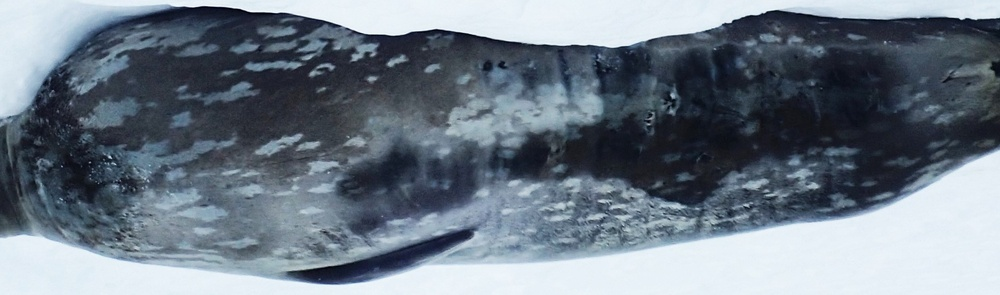
#> input picture images/test1.jpg, 1000 x 295 px, shrunk from 2521 x 744 before the run, found by its file name
$ python 3dseal.py   (older library calls are emulated)
#> lines starting #> are read from the running program, lines starting #| are printed output that depends on the picture; after the words box and inside, x2 and y2 are one past the last pixel; in counts of white or black regions, pixels touching at a corner belong together
# -*- coding: utf-8 -*-
"""
Created on Sun Jul 17 14:42:11 2016

@author: Okokoko
"""

import cv2
import numpy as np
import matplotlib.pyplot as plt
from scipy import misc, ndimage
from skimage.feature import peak_local_max
from skimage.morphology import watershed
from skimage.color import rgb2gray


#TODO Get image path as argument from command-line
#TODO Check if file exists

# Load image as greyscale
image = cv2.imread("test1.jpg", 0)
#> image: shape (295, 1000); min 0, max 254, mean 120.1
img_copy = image[:].copy()
#input_data = cv2.imread("test2.jpg", 0)


# normalize image
var = 0
#output_data = cv2.normalize(src=input_data, dst=var, norm_type=cv2.NORM_MINMAX, alpha=0, beta=255)
output_data = image
def adjust_gamma(image, gamma=1.0):
	# build a lookup table mapping the pixel values [0, 255] to
	# their adjusted gamma values
	invGamma = 1.0 / gamma
	table = np.array([((i / 255.0) ** invGamma) * 255
		for i in np.arange(0, 256)]).astype("uint8")

	# apply gamma correction using the lookup table
	return cv2.LUT(image, table)

def auto_canny(image, sigma=0):
	# compute the median of the single channel pixel intensities
	v = np.median(image)

	# apply automatic Canny edge detection using the computed median
	lower = int(max(0, (1.0 - sigma) * v))
	upper = int(min(255, (1.0 + sigma) * v))
	edged = cv2.Canny(image, lower, upper)

	# return the edged image
	return edged


adjusted = adjust_gamma(output_data, gamma=2)


#sobelx = cv2.Sobel(output_data,cv2.CV_64F,1,0,ksize=5)
sobely = cv2.Sobel(output_data,cv2.CV_64F,0,1,ksize=5)
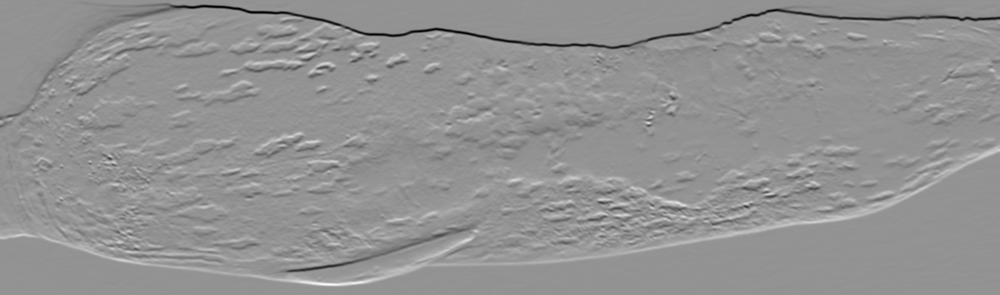
#> sobely: shape (295, 1000) float64; min -11485, max 8446, mean 1.3; drawn with min black and max white
#laplacian = cv2.Laplacian(output_data,cv2.CV_64F)
#sobeladj = cv2.Sobel(adjusted,cv2.CV_64F,0,1,ksize=25)
canny = auto_canny(output_data)
#> in auto_canny, `v = np.median(image)`: v = 97
#> in auto_canny, `edged = cv2.Canny(image, lower, upper)`:
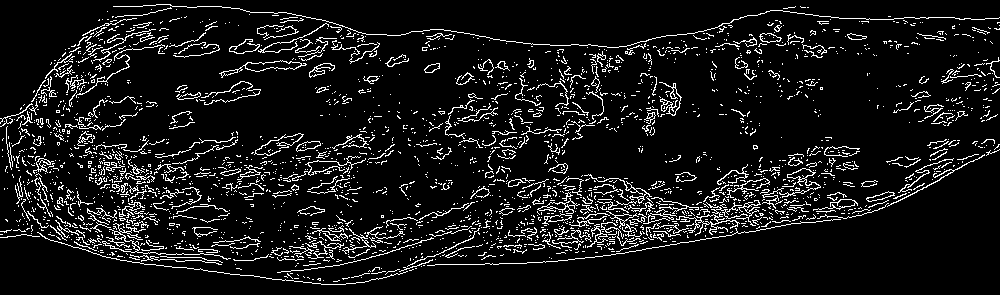
#> edged: shape (295, 1000); 8.9% white in thin lines or dots
adpt = cv2.adaptiveThreshold(output_data,255,cv2.ADAPTIVE_THRESH_MEAN_C,\
            cv2.THRESH_BINARY,11,2)
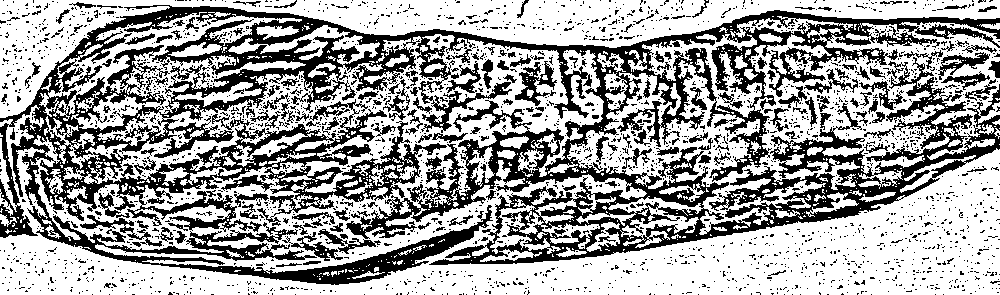
#> adpt: shape (295, 1000); 62.9% white; 2457 black regions (2269 under 20 px), largest, box (x1, y1, x2, y2) and area: (0, 5, 1000, 285) 83628, (257, 121, 447, 226) 3696, (515, 61, 557, 106) 740

gray = rgb2gray(image)
adpt = cv2.adaptiveThreshold(gray,255,cv2.ADAPTIVE_THRESH_MEAN_C,\
            cv2.THRESH_BINARY,11,2)
thresh = cv2.threshold(gray, 100, 255, cv2.THRESH_BINARY)[1]
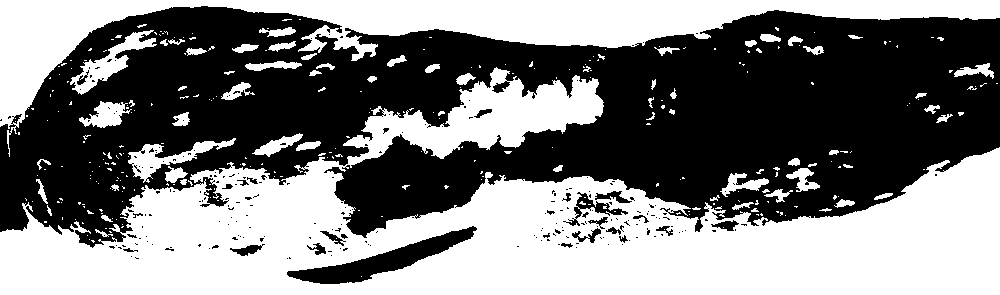
#> thresh: shape (295, 1000); 48.7% white; 305 white regions (239 under 20 px), largest, box (x1, y1, x2, y2) and area: (0, 67, 1000, 295) 101549, (0, 0, 1000, 157) 31469, (70, 30, 157, 95) 1545
D = ndimage.distance_transform_edt(adpt)
localMax = peak_local_max(D, indices=False, min_distance=30,
	labels=thresh)
#> localMax: shape (295, 1000) bool; 0.02% white in thin lines or dots, all inside (x1, y1, x2, y2) = (39, 30, 968, 265)

# perform a connected component analysis on the local peaks,
# using 8-connectivity, then appy the Watershed algorithm
markers = ndimage.label(localMax, structure=np.ones((3, 3)))[0]
#> markers: shape (295, 1000) int32; 59 distinct labels, from 0 to 58
labels = watershed(-D, markers, mask=thresh)
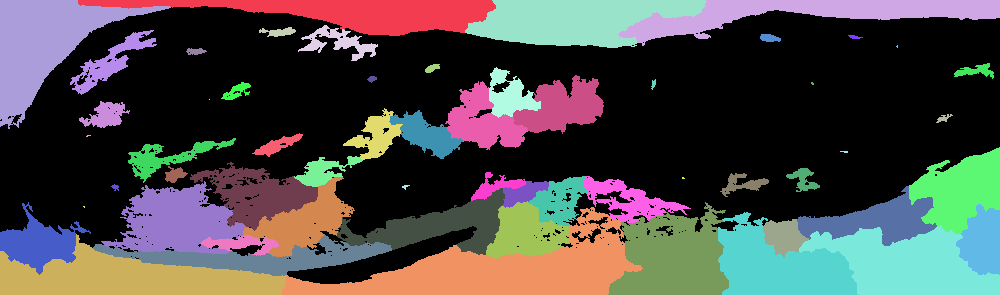
#> labels: shape (295, 1000) int32; 59 distinct labels, from 0 to 58; one colour per label, 0 black
print("[INFO] {} unique segments found".format(len(np.unique(labels)) - 1))
#| [INFO] 58 unique segments found

# loop over the unique labels returned by the Watershed
# algorithm
splotches = []
for label in np.unique(labels):
    # if the label is zero, we are examining the 'background'
    # so simply ignore it
    if label == 0:
        continue # continue skips this run in the for loop without breaking

    # otherwise, allocate memory for the label region and draw
    # it on the mask
    mask = np.zeros(image.shape, dtype="uint8")
    mask[labels == label] = 255

	# detect contours in the mask and grab the largest one
    cnts = cv2.findContours(mask.copy(), cv2.RETR_EXTERNAL,
        cv2.CHAIN_APPROX_SIMPLE)[-2]
    c = max(cnts, key=cv2.contourArea)

    # draw a circle enclosing the object
    ((x, y), r) = cv2.minEnclosingCircle(c)
    #exclude patches that are too large or too small
    if r > 35 and r < 100:
        #cv2.circle(image, (int(x), int(y)), int(r), (0, 255, 0), 2)
        x1,y1,w,h = cv2.boundingRect(c)
        # remove white squares
        if img_copy[y1:(y1+h), x1:(x1+w)].mean() < 170:
            splotches.append([label, img_copy[y1:(y1+h), x1:(x1+w)]])
            cv2.putText(image, "#{}".format(label), (int(x) - 10, int(y)),
            cv2.FONT_HERSHEY_SIMPLEX, 0.6, (0, 0, 255), 2)
            cv2.rectangle(image, (int(x1),int(y1)), (int(x1+w),int(y1+h)), (0,0,255),2)
#> this loop made 59 passes
#> (x, y, r, x1, y1, w, h) on passes 5, 14, 21, 22, 25, 29, 31, 35, 40, 41, 45, 46: (337.5, 47.5, 39.65, 298, 25, 80, 36), (112.5, 59.5, 50.1, 70, 30, 87, 65), (486.6, 121, 41.63, 445, 81, 83, 69), (424.9, 131.7, 38.25, 389, 110, 74, 49), (555.9, 102.3, 47.23, 513, 75, 91, 59), (181.5, 150, 54.83, 128, 138, 108, 45), (328, 168.5, 35.05, 294, 156, 69, 31), (959.7, 182.8, 53.13, 909, 147, 91, 87), (636.5, 194.5, 55.18, 583, 176, 108, 48), (253.5, 186.5, 64.21, 190, 162, 128, 69), (173, 233.5, 72.39, 101, 181, 145, 73), (866.5, 221.6, 69.59, 797, 186, 140, 60)
#> (x, y, r) on passes 2, 3, 4, 6, 7, 8: (286.5, 4, 208.5), (808.5, 17, 191.3), (277, 31, 18.03), (585.5, 16.5, 121.5), (770, 38, 10.2), (855, 36, 7.07)
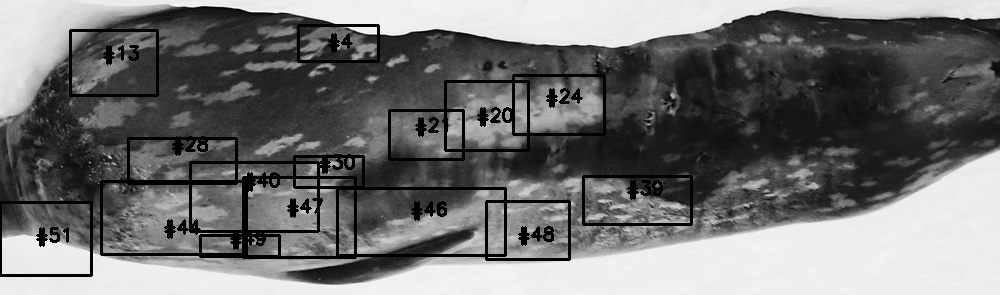
#> image: shape (295, 1000); min 0, max 254, mean 113.5
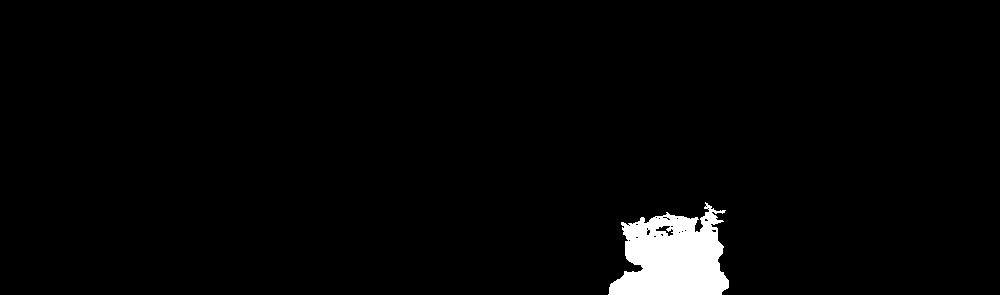
#> mask: shape (295, 1000); 2.5% white; 1 white region, box (x1, y1, x2, y2) and area: (608, 202, 729, 295) 7503
#> after the loop, splotches = 15 items


# show the output image
cv2.imshow("Output", image)
cv2.imwrite('seal_with_squares.jpg', image)
cv2.waitKey(0)

# [8 lines of commented-out code are left out]
plt.figure(figsize=(60,20))
plt.subplot(3,1,1), plt.imshow(sobely, cmap  = "gray")
plt.title('Sobel Y'), plt.xticks([]), plt.yticks([])
plt.subplot(3,1,2), plt.imshow(adpt, cmap = "gray")
plt.title('Adaptive Mean'), plt.xticks([]), plt.yticks([])
plt.subplot(3,1,3), plt.imshow(thresh, cmap = "gray")
plt.title('Threshold (after grayscale transformation)'), plt.xticks([]), plt.yticks([])

cv2.waitKey(0)
cv2.destroyAllWindows()

$ run again, with images/test0.jpg copied over images/test1.jpg
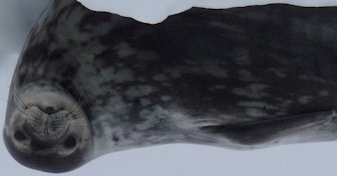
#> input picture images/test0.jpg, 337 x 176 px, found by its file name
#> v = 48
#> edged: shape (176, 337); 11.8% white in thin lines or dots
#> adpt: shape (176, 337); 64.1% white; 325 black regions (267 under 20 px), largest, box (x1, y1, x2, y2) and area: (3, 0, 337, 173) 15226, (206, 48, 260, 77) 394, (272, 136, 337, 145) 257
#> thresh: shape (176, 337); 29% white; 26 white regions (21 under 20 px), largest, box (x1, y1, x2, y2) and area: (0, 0, 337, 176) 13979, (77, 0, 337, 24) 2610, (165, 111, 217, 131) 386, (67, 119, 86, 126) 56, (13, 139, 23, 147) 29
#> localMax: shape (176, 337) bool; 0.01% white in thin lines or dots, all inside (x1, y1, x2, y2) = (57, 97, 307, 135)
#> markers: shape (176, 337) int32; 5 distinct labels, from 0 to 4
#> `labels = watershed(-D, markers, mask=thresh)`:
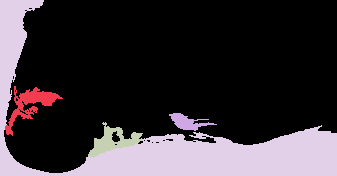
#> labels: shape (176, 337) int32; 5 distinct labels, from 0 to 4; one colour per label, 0 black
#| [INFO] 4 unique segments found
#> the loop `for label in np.unique(labels): # if the label is zero, we are examini..` made 5 passes
#> (x, y, r) on passes 2 to 5: (32.66, 113.4, 33.12), (192.5, 119, 24.03), (115, 144, 29.15), (168, 87.5, 189.4)
#> after the loop `for label in np.unique(labels):`:
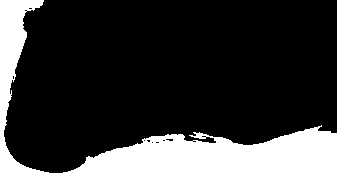
#> mask: shape (176, 337); 20.9% white; 1 white region, box (x1, y1, x2, y2) and area: (0, 0, 337, 176) 12385
#> after the loop `for label in np.unique(labels):`: splotches = []

$ run again, with images/test10.JPG copied over images/test1.jpg
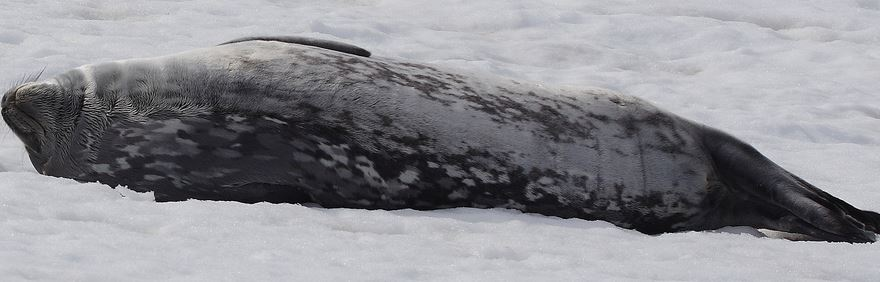
#> input picture images/test10.JPG, 880 x 282 px, found by its file name
#> v = 186
#> edged: shape (282, 880); 3.5% white in thin lines or dots, all inside (x1, y1, x2, y2) = (0, 18, 880, 244)
#> adpt: shape (282, 880); 62.2% white; 2789 black regions (2351 under 20 px), largest, box (x1, y1, x2, y2) and area: (1, 54, 880, 244) 37442, (225, 48, 577, 145) 5060, (576, 5, 836, 31) 1426
#> thresh: shape (282, 880); 66.8% white; 250 black regions (237 under 20 px), largest, box (x1, y1, x2, y2) and area: (1, 62, 880, 244) 80561, (229, 38, 371, 58) 622, (335, 58, 374, 75) 215
#> localMax: shape (282, 880) bool; 0.02% white in thin lines or dots, all inside (x1, y1, x2, y2) = (48, 30, 848, 250)
#> markers: shape (282, 880) int32; 55 distinct labels, from 0 to 54
#> labels: shape (282, 880) int32; 55 distinct labels, from 0 to 54
#| [INFO] 54 unique segments found
#> the loop `for label in np.unique(labels): # if the label is zero, we are examini..` made 55 passes
#> (x, y, r, x1, y1, w, h) on passes 2, 3, 4, 5, 6, 8, 11, 13: (755.5, 26.5, 35.78, 720, 17, 72, 30), (519, 26.5, 39.42, 481, 4, 77, 38), (207, 17, 93.9, 114, 0, 187, 46), (321.3, 19.48, 35.52, 290, 0, 63, 46), (463, 22.11, 61.12, 403, 0, 122, 52), (80.12, 27.5, 84.71, 0, 0, 164, 65), (684.5, 37, 53.54, 631, 17, 108, 43), (807.3, 77.5, 80.01, 729, 37, 151, 77)
#> after the loop `for label in np.unique(labels):`:
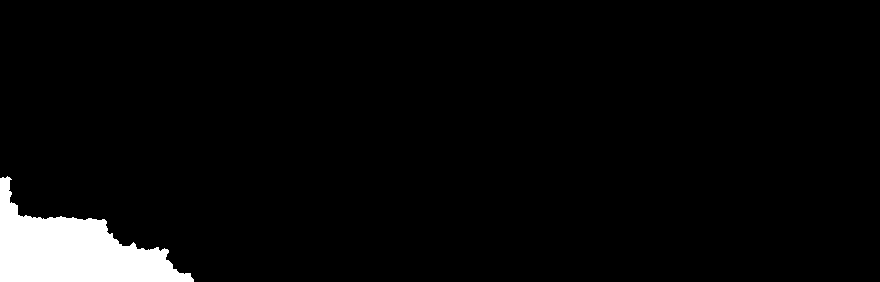
#> mask: shape (282, 880); 4% white; 1 white region, box (x1, y1, x2, y2) and area: (0, 176, 194, 282) 9926
#> after the loop `for label in np.unique(labels):`: splotches = 10 items
